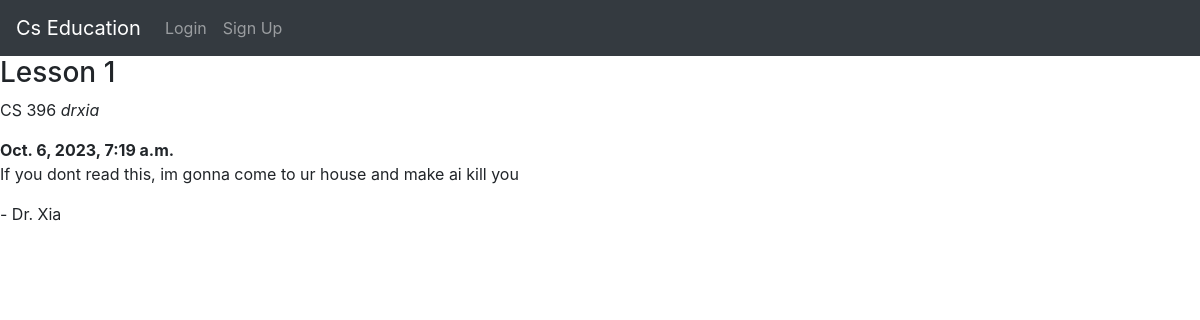
Page /courses/1/lessons/1/ on the committed database.
### lms/models.py (models this page shows)
class Lesson(models.Model):
    name = models.CharField(max_length= 255)
    description = models.TextField()
    body = RichTextField()
    created_date = models.DateTimeField(auto_now_add=True)
    updated_date = models.DateTimeField(auto_now=True)
    course = models.ForeignKey(Course, related_name="lessons", on_delete=models.CASCADE)

class Course(models.Model):
    code = models.CharField(max_length= 255)
    name = models.CharField(max_length= 255)
    created_date = models.DateTimeField(auto_now_add=True)
    updated_date = models.DateTimeField(auto_now=True)
    students = models.ManyToManyField(Profile, related_name="courses")
    instructor = models.ForeignKey(Profile, on_delete=models.CASCADE)

class Profile(AbstractUser):
    pass

### lms/views.py (the view)
# urls.py: path("courses/<int:course_id>/lessons/<int:lesson_id>/", views.view_lesson, name="view_lesson"),
def view_lesson(request, course_id, lesson_id):
    lesson = Lesson.objects.get(id=lesson_id, course_id=course_id)
    context = {
        "lesson": lesson
    }
    return render(request, "pages/courses/lessons/index.html", context)

### templates/pages/courses/lessons/index.html
{% extends 'base.html' %}
{% block content %}
<section class="lesson">
    <section class="lesson-header">
        <h3>{{lesson.name}}</h3>
        <p>{{lesson.course.code}} <em>{{lesson.course.instructor.username}}</em></p>
        <strong>{{lesson.created_date}}</strong>
    </section>
    <section class="lesson-body">
        {{lesson.body |safe}}
    </section>
</section>
{% endblock content %}

### rows in the picture
Lesson: name "Lesson 1", course.code "CS 396", course.instructor.username "drxia", created_date "Oct. 6, 2023, 7:19 a.m.", body "If you dont read this, im gonna come to ur house and make ai kill you - Dr. Xia"
